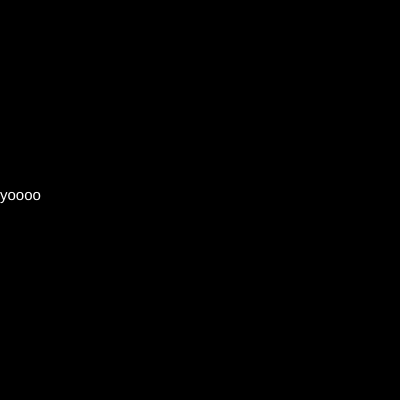
Frame 1 (no input)
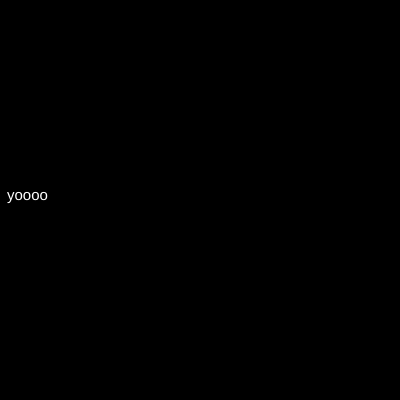
Frame 60 (no input)
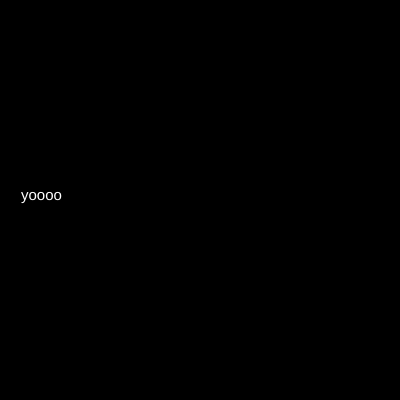
Frame 120 (the mouse pressed at the canvas centre since frame 60)

The p5.js sketch that drew these frames (run headless with seeded random() and noise() and a simulated clock; from frame 60 on, the mouse is pressed at the canvas centre):

// p5.js sketch
// ── sketch.js
let x = 0 ;

function setup() {
  createCanvas(400, 400);
  rectMode(CENTER);
  textSize(15);
}

function draw() {
  background("black");
  fill("white");
//  rect(x,height/2,10,50);
text("yoooo", x , 200);
  x = x + 7 ;
  if (x> width) {
    x = 0 ;
  }
}
